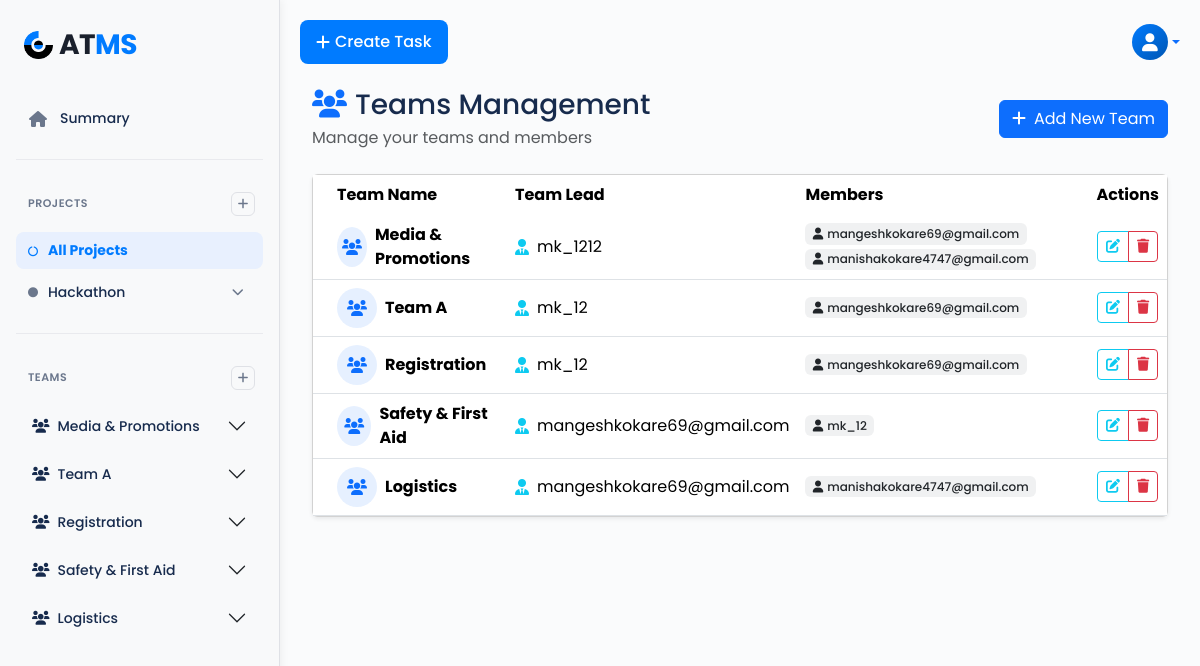
Screenshot of /accounts/teams/ (signed in) with the database file from the repository.
### accounts/models.py (models this page shows, shortened)
class Project(models.Model):
    name = models.CharField(max_length=255)
    description = models.TextField(blank=True, null=True)
    created_by = models.ForeignKey(settings.AUTH_USER_MODEL, on_delete=models.SET_NULL, null=True, related_name='projects_created')
    created_at = models.DateTimeField(default=timezone.now)
    department = models.ManyToManyField('Department', blank=True)  # link project to a department

class Team(models.Model):
    name = models.CharField(max_length=100)
    description = models.TextField(blank=True, null=True)
    staff = models.ForeignKey(CustomUser, on_delete=models.CASCADE, related_name='teams')
    members = models.ManyToManyField(CustomUser, blank=True, related_name='student_teams')
    head = models.ForeignKey(CustomUser, on_delete=models.SET_NULL, null=True, related_name="team_head")

class CustomUser(AbstractUser):
    emp_id = models.CharField(max_length=20, blank=True, null=True)
    campus = models.ForeignKey('Campus', on_delete=models.SET_NULL, null=True, blank=True)
    school = models.ForeignKey('School', on_delete=models.SET_NULL, null=True, blank=True)
    department = models.ManyToManyField('Department', blank=True)
    phone_number = models.CharField(max_length=15, blank=True, null=True)
    gender = models.CharField(max_length=10, blank=True, null=True)
    phone_no = models.CharField(max_length=15, blank=True, null=True)
    role = models.CharField(
        max_length=10,
        choices=[('admin', 'Admin'), ('hod', 'HOD'), ('staff', 'Staff'), ('student', 'Student')],
        blank=True, null=True,
    )
    email = models.EmailField(unique=True)
    USERNAME_FIELD = 'email'  # login using email
    REQUIRED_FIELDS = ['username']        # must NOT include 'email'

### accounts/views.py (the view)
# urls.py: path('teams/', views.teams_page, name='teams_page'),  # List all teams / main teams page
@login_required
def teams_page(request):
    user = request.user
    if user.role == 'hod':
        hod_departments = user.department.all()
        staff_qs = CustomUser.objects.filter(role='staff', department__in=hod_departments).distinct()
        projects = Project.objects.filter(
            Q(created_by=user) |
            Q(created_by__in=staff_qs) |
            Q(department__in=hod_departments)
        ).distinct()
        staff_and_students = CustomUser.objects.filter(
            role='staff',
            department__in=hod_departments
        ).distinct()
        teams = Team.objects.filter(
            Q(members__department__in=hod_departments) |
            Q(staff__department__in=hod_departments)
        ).distinct().prefetch_related(
            Prefetch("members", queryset=CustomUser.objects.filter(department__in=hod_departments).distinct())
        )
    else:  # Staff
        user_departments = user.department.all()
        projects = Project.objects.filter(
            Q(tasks__assigned_to=user) |
            Q(created_by=user) |
            Q(department__in=user_departments)
        ).distinct()
        staff_and_students = CustomUser.objects.filter(
            role='staff',
            department__in=user_departments
        ).distinct()
        teams = Team.objects.filter(
            Q(members__department__in=user_departments) |
            Q(staff__department__in=user_departments) |
            Q(members=user) |
            Q(staff=user)
        ).distinct().prefetch_related(
            Prefetch("members", queryset=CustomUser.objects.filter(department__in=user_departments).distinct())
        )
    project_id = request.GET.get('project')
    current_project = get_object_or_404(projects, id=project_id) if project_id else None
    if current_project:
        tasks = Task.objects.filter(project=current_project)
    else:
        tasks = Task.objects.filter(project__in=projects)
    query = request.GET.get('q')
    status = request.GET.get('status')
    priority = request.GET.get('priority')
    team_filter = request.GET.get('team')
    if query:
        tasks = tasks.filter(title__icontains=query)
    if status:
        tasks = tasks.filter(status=status)
    if priority:
        tasks = tasks.filter(priority=priority)
    if team_filter:
        tasks = tasks.filter(team__id=team_filter)
    context = {
        'projects': projects,
        'tasks': tasks,
        'teams': teams,
        'current_project': current_project,
        'active_tab': 'backlog',
        'staff_and_students': staff_and_students,
    }
    return render(request, 'accounts/teams_page.html', context)

### accounts/templates/accounts/teams_page.html (shortened to what this page needs)
{% extends "base.html" %}
{% block content %}
<div class="container-fluid">
    <div class="d-flex justify-content-between align-items-center mb-4">
        <div>
            <h3 class="mb-1"><i class="fas fa-users text-primary me-2"></i>Teams Management</h3>
            <p class="text-muted mb-0">Manage your teams and members</p>
        </div>
        <button class="btn btn-primary" data-bs-toggle="modal" data-bs-target="#createTeamModal">
            <i class="fas fa-plus me-2"></i>Add New Team
        </button>
    </div>
    <div class="card shadow-sm">
        <div class="card-body p-0">
            <div class="table-responsive">
                <table class="table table-hover mb-0">
                    <thead class="bg-light">
                        <tr>
                            <th class="border-0 ps-4">Team Name</th>
                            <th class="border-0">Team Lead</th>
                            <th class="border-0">Members</th>
                            <th class="border-0 text-center">Actions</th>
                        </tr>
                    </thead>
                    <tbody>
                        {% for team in teams %}
                        <tr>
                            <td class="ps-4 align-middle">
                                <div class="d-flex align-items-center">
                                    <div class="avatar-sm bg-primary bg-opacity-10 rounded-circle d-flex align-items-center justify-content-center me-2">
                                        <i class="fas fa-users text-primary"></i>
                                    </div>
                                    <strong>{{ team.name }}</strong>
                                </div>
                            </td>
                            <td class="align-middle">
                                <div class="d-flex align-items-center">
                                    <i class="fas fa-user-tie text-info me-2"></i>
                                    <span>{{ team.staff.get_full_name|default:team.staff.username }}</span>
                                </div>
                            </td>
                            <td class="align-middle">
                                <div class="d-flex flex-wrap gap-1">
                                    {% for member in team.members.all %}
                                        <span class="badge bg-secondary bg-opacity-10 text-dark">
                                            <i class="fas fa-user me-1"></i>{{ member.get_full_name|default:member.username }}
                                        </span>
                                    {% empty %}
                                        <small class="text-muted fst-italic">No members assigned</small>
                                    {% endfor %}
                                </div>
                            </td>
                            <td class="align-middle text-center">
                                <div class="btn-group" role="group">
                                    <button class="btn btn-sm btn-outline-info edit-team-btn"
                                            data-bs-toggle="modal"
                                            data-bs-target="#editTeamModal"
                                            data-team-id="{{ team.id }}"
                                            data-team-name="{{ team.name }}"
                                            data-team-head-id="{{ team.staff.id }}"
                                            data-team-member-ids="{% for m in team.members.all %}{{ m.id }},{% endfor %}"
                                            title="Edit Team">
                                        <i class="fas fa-edit"></i>
                                    </button>
                                    <a href="{% url 'accounts:delete_team' team.id %}"
                                       class="btn btn-sm btn-outline-danger"
                                       onclick="return confirm('Are you sure you want to delete this team? This action cannot be undone.');"
                                       title="Delete Team">
                                        <i class="fas fa-trash"></i>
                                    </a>
                                </div>
                            </td>
                        </tr>
                        {% endfor %}
                    </tbody>
                </table>
            </div>
        </div>
    </div>
</div>
{% endblock %}

### templates/base.html (shortened to what this page needs)
<!DOCTYPE html>
<html lang="en">
{% load static %}
<head>
  <link rel="stylesheet" href="https://cdn.jsdelivr.net/npm/bootstrap@5.3.2/dist/css/bootstrap.min.css">
  <link rel="stylesheet" href="https://cdnjs.cloudflare.com/ajax/libs/font-awesome/6.0.0-beta3/css/all.min.css">
</head>
<body>
<div class="main-container">
  <div class="sidebar">
      <div class="sidebar-logo">
          <img src="{% static 'accounts/images/group-481747-1-19.png' %}" alt="Students Logo" class="logo-image">
          AT<span>MS</span>
      </div>
      <div class="sidebar-menu">
          {% if request.user.role == 'hod' %}
              <a href="{% url 'accounts:hod_dashboard' %}" class="{% if request.resolver_match.url_name == 'hod_dashboard' %}active{% endif %}">
                  <i class="fas fa-home"></i> Summary
              </a>
          {% else %}
              <a href="{% url 'accounts:staff_dashboard' %}" class="{% if request.resolver_match.url_name == 'staff_dashboard' %}active{% endif %}">
                  <i class="fas fa-home"></i> Summary
              </a>
          {% endif %}
      </div>
      <hr class="sidebar-divider">
      <div class="section-header">
          <h6>Projects</h6>
          <a href="#" class="add-btn" data-bs-toggle="modal" data-bs-target="#createProjectModal">
              <i class="fas fa-plus"></i>
          </a>
      </div>
      <div class="projects-list">
          <div class="project-item">
              <div class="project-header {% if request.GET.project == '' or not request.GET.project and not request.session.selected_project_id %}selected{% endif %}">
                  <a href="?project=" class="project-link {% if request.GET.project == '' or not request.GET.project and not request.session.selected_project_id %}active{% endif %}">
                      <i class="fas fa-circle-notch"></i> All Projects
                  </a>
              </div>
          </div>
          {% for project in projects %}
          <div class="project-item">
              <div class="project-header {% if request.GET.project == project.id|stringformat:'s' or request.session.selected_project_id|stringformat:'s' == project.id|stringformat:'s' %}selected{% endif %}">
                  <a href="?project={{ project.id }}"
                    class="project-link {% if request.GET.project == project.id|stringformat:'s' or request.session.selected_project_id|stringformat:'s' == project.id|stringformat:'s' %}active{% endif %}">
                      <i class="fas fa-circle"></i> {{ project.name }}
                  </a>
                  <button class="project-toggle" type="button" data-bs-toggle="collapse"
                          data-bs-target="#projectDesc{{ project.id }}" aria-expanded="false">
                      <i class="fas fa-chevron-down"></i>
                  </button>
              </div>
          </div>
          {% empty %}
          <div class="empty-state">No projects yet</div>
          {% endfor %}
      </div>
      <hr class="sidebar-divider">
      <div class="section-header">
          <h6>Teams</h6>
          <a href="#" class="add-btn" data-bs-toggle="modal" data-bs-target="#createTeamModal">
              <i class="fas fa-plus"></i>
          </a>
      </div>
      <div class="accordion accordion-flush" id="teamsAccordion">
          {% for team in teams %}
          <div class="accordion-item">
              <h2 class="accordion-header" id="headingTeam{{ team.id }}">
                  <button class="accordion-button collapsed"
                          type="button" data-bs-toggle="collapse"
                          data-bs-target="#collapseTeam{{ team.id }}"
                          aria-expanded="false" aria-controls="collapseTeam{{ team.id }}">
                      <i class="fas fa-users me-2"></i> {{ team.name }}
                  </button>
              </h2>
          </div>
          {% empty %}
          <div class="empty-state">No teams yet</div>
          {% endfor %}
      </div>
  </div>
  <div class="main-content">
    <div class="top-navbar mb-4">
      <div class="d-flex align-items-center flex-wrap">
        {% if request.user.role != 'student' %}
        <button class="btn create-task-btn" data-bs-toggle="modal" data-bs-target="#createTaskModal">
          <i class="fas fa-plus"></i> Create Task
        </button>
        {% endif %}
      </div>
      <div class="d-flex align-items-center flex-wrap">
        <div class="dropdown">
          <a href="#" class="d-flex align-items-center text-decoration-none dropdown-toggle"
             id="profileDropdown" data-bs-toggle="dropdown" aria-expanded="false">
            <div class="profile-icon">
              <i class="fas fa-user"></i>
            </div>
          </a>
        </div>
      </div>
    </div>
    {% block content %}{% endblock %}
  </div>
</div>
</body>
</html>

### rows the page displays
Project: name "Hackathon"
Team: name "Media & Promotions", staff.get_full_name "mk_1212"
Team: name "Team A", staff.get_full_name "mk_12"
Team: name "Registration", staff.get_full_name "mk_12"
Team: name "Safety & First Aid", staff.get_full_name "mangeshkokare69@gmail.com"
Team: name "Logistics", staff.get_full_name "mangeshkokare69@gmail.com"
CustomUser: get_full_name "mangeshkokare69@gmail.com"
CustomUser: get_full_name "manishakokare4747@gmail.com"
CustomUser: get_full_name "mk_12"
